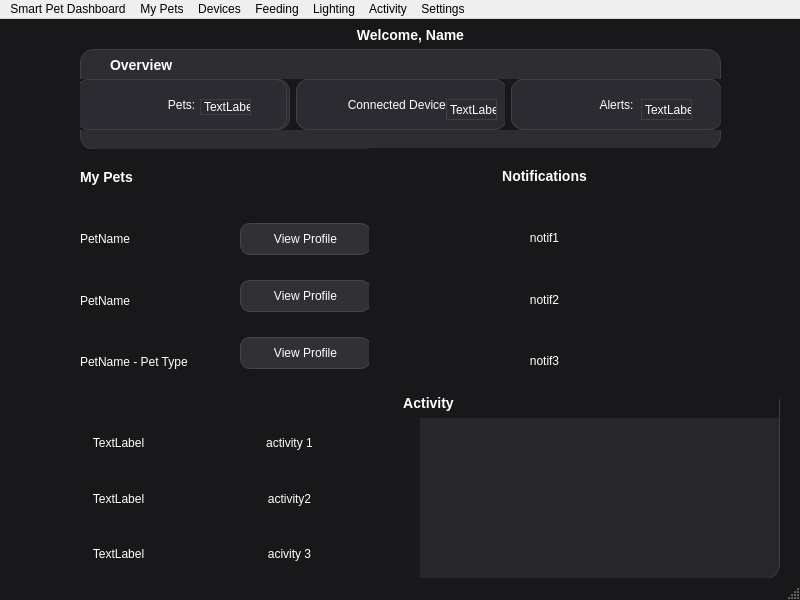
<?xml version="1.0" encoding="UTF-8"?>
<ui version="4.0">
 <class>MainWindow</class>
 <widget class="QMainWindow" name="MainWindow">
  <property name="geometry">
   <rect>
    <x>0</x>
    <y>0</y>
    <width>800</width>
    <height>600</height>
   </rect>
  </property>
  <property name="windowTitle">
   <string>MainWindow</string>
  </property>
  <property name="styleSheet">
   <string notr="true">QMainWindow {
    background-color: #18181b;
}</string>
  </property>
  <widget class="QWidget" name="centralwidget">
   <property name="styleSheet">
    <string notr="true">/* Main background */
QWidget {
    background-color: #18181b;
    color: white;
}

/* ALL cards base style */
QFrame {
    background-color: #27272a;
    border: 1px solid #3f3f46;
    border-radius: 14px;
}

QWidget {
    background-color: #18181b;
    color: white;
}

QFrame#overviewCard,
QFrame#petsCard,
QFrame#notificationsCard,
QFrame#activityCard {
    background-color: #27272a;
    border: 1px solid #3f3f46;
    border-radius: 14px;
}

/* Specific cards (optional tweaks) */
QFrame#overviewCard {
    background-color: #2d2d32;
}

QFrame#petsCard {
    background-color: #2a2a30;
}

QFrame#notificationsCard {
    background-color: #2a2a30;
}

QFrame#activityCard {
    background-color: #26262b;
}

QLabel {
    background: transparent;
    border: none;
    color: white;
}

/* Buttons */
QPushButton {
    background-color: #313135;
    color: white;
    border: 1px solid #45454d;
    border-radius: 10px;
    padding: 8px 12px;
}

QPushButton:hover {
    background-color: #3d3d44;
}</string>
   </property>
   <widget class="QWidget" name="horizontalLayoutWidget">
    <property name="geometry">
     <rect>
      <x>60</x>
      <y>0</y>
      <width>701</width>
      <height>31</height>
     </rect>
    </property>
    <layout class="QHBoxLayout" name="horizontalLayout">
     <item>
      <widget class="QLabel" name="label">
       <property name="styleSheet">
        <string notr="true">font-size: 14px;
font-weight: bold;
color: white;</string>
       </property>
       <property name="text">
        <string>Welcome, Name</string>
       </property>
       <property name="alignment">
        <set>Qt::AlignmentFlag::AlignCenter</set>
       </property>
      </widget>
     </item>
    </layout>
   </widget>
   <widget class="QFrame" name="overviewCard">
    <property name="geometry">
     <rect>
      <x>80</x>
      <y>30</y>
      <width>641</width>
      <height>101</height>
     </rect>
    </property>
    <property name="styleSheet">
     <string notr="true">QFrame#petsStatCard,
QFrame#devicesStatCard,
QFrame#alertsStatCard {
    background-color: #2b2b31;
    border: 1px solid #3f3f46;
    border-radius: 12px;
}</string>
    </property>
    <property name="frameShape">
     <enum>QFrame::Shape::StyledPanel</enum>
    </property>
    <property name="frameShadow">
     <enum>QFrame::Shadow::Raised</enum>
    </property>
    <widget class="QLabel" name="lblOverviewTitle">
     <property name="geometry">
      <rect>
       <x>30</x>
       <y>0</y>
       <width>111</width>
       <height>31</height>
      </rect>
     </property>
     <property name="styleSheet">
      <string notr="true">font-size: 14px;
font-weight: bold;</string>
     </property>
     <property name="text">
      <string>Overview</string>
     </property>
    </widget>
    <widget class="QWidget" name="horizontalLayoutWidget_2">
     <property name="geometry">
      <rect>
       <x>0</x>
       <y>30</y>
       <width>641</width>
       <height>51</height>
      </rect>
     </property>
     <layout class="QHBoxLayout" name="horizontalLayout_2">
      <item>
       <widget class="QFrame" name="petsStatCard">
        <property name="styleSheet">
         <string notr="true">    background-color: #2b2b31;
    border: 1px solid #3f3f46;
    border-radius: 12px;</string>
        </property>
        <property name="frameShape">
         <enum>QFrame::Shape::StyledPanel</enum>
        </property>
        <property name="frameShadow">
         <enum>QFrame::Shadow::Raised</enum>
        </property>
        <widget class="QLabel" name="lblPetsTitle">
         <property name="geometry">
          <rect>
           <x>-4</x>
           <y>0</y>
           <width>211</width>
           <height>51</height>
          </rect>
         </property>
         <property name="text">
          <string>Pets:</string>
         </property>
         <property name="alignment">
          <set>Qt::AlignmentFlag::AlignCenter</set>
         </property>
        </widget>
        <widget class="QLabel" name="lblPetsValue">
         <property name="geometry">
          <rect>
           <x>120</x>
           <y>20</y>
           <width>51</width>
           <height>16</height>
          </rect>
         </property>
         <property name="text">
          <string>TextLabel</string>
         </property>
        </widget>
       </widget>
      </item>
      <item>
       <widget class="QFrame" name="DevicesStatCard">
        <property name="styleSheet">
         <string notr="true">    background-color: #2b2b31;
    border: 1px solid #3f3f46;
    border-radius: 12px;</string>
        </property>
        <property name="frameShape">
         <enum>QFrame::Shape::StyledPanel</enum>
        </property>
        <property name="frameShadow">
         <enum>QFrame::Shadow::Raised</enum>
        </property>
        <widget class="QLabel" name="lblDevicesTitle">
         <property name="geometry">
          <rect>
           <x>0</x>
           <y>0</y>
           <width>211</width>
           <height>51</height>
          </rect>
         </property>
         <property name="text">
          <string>Connected Devices:</string>
         </property>
         <property name="alignment">
          <set>Qt::AlignmentFlag::AlignCenter</set>
         </property>
        </widget>
        <widget class="QLabel" name="lblDevicesValue">
         <property name="geometry">
          <rect>
           <x>150</x>
           <y>20</y>
           <width>51</width>
           <height>21</height>
          </rect>
         </property>
         <property name="text">
          <string>TextLabel</string>
         </property>
        </widget>
       </widget>
      </item>
      <item>
       <widget class="QFrame" name="alertsStatCard">
        <property name="styleSheet">
         <string notr="true">    background-color: #2b2b31;
    border: 1px solid #3f3f46;
    border-radius: 12px;</string>
        </property>
        <property name="frameShape">
         <enum>QFrame::Shape::StyledPanel</enum>
        </property>
        <property name="frameShadow">
         <enum>QFrame::Shadow::Raised</enum>
        </property>
        <widget class="QLabel" name="lblAlertsTitle">
         <property name="geometry">
          <rect>
           <x>0</x>
           <y>0</y>
           <width>211</width>
           <height>51</height>
          </rect>
         </property>
         <property name="text">
          <string>Alerts:</string>
         </property>
         <property name="alignment">
          <set>Qt::AlignmentFlag::AlignCenter</set>
         </property>
        </widget>
        <widget class="QLabel" name="lblAlertsValue">
         <property name="geometry">
          <rect>
           <x>130</x>
           <y>20</y>
           <width>51</width>
           <height>21</height>
          </rect>
         </property>
         <property name="text">
          <string>TextLabel</string>
         </property>
        </widget>
       </widget>
      </item>
     </layout>
    </widget>
   </widget>
   <widget class="QFrame" name="petsCard">
    <property name="geometry">
     <rect>
      <x>80</x>
      <y>130</y>
      <width>291</width>
      <height>241</height>
     </rect>
    </property>
    <property name="frameShape">
     <enum>QFrame::Shape::StyledPanel</enum>
    </property>
    <property name="frameShadow">
     <enum>QFrame::Shadow::Raised</enum>
    </property>
    <widget class="QWidget" name="verticalLayoutWidget">
     <property name="geometry">
      <rect>
       <x>0</x>
       <y>0</y>
       <width>161</width>
       <height>241</height>
      </rect>
     </property>
     <layout class="QVBoxLayout" name="verticalLayout">
      <item>
       <widget class="QLabel" name="lblMyPets">
        <property name="styleSheet">
         <string notr="true">font-size: 14px;
font-weight: bold;</string>
        </property>
        <property name="text">
         <string>My Pets</string>
        </property>
       </widget>
      </item>
      <item>
       <widget class="QLabel" name="pet1Label">
        <property name="text">
         <string>PetName </string>
        </property>
       </widget>
      </item>
      <item>
       <widget class="QLabel" name="pet2Label">
        <property name="text">
         <string>PetName</string>
        </property>
       </widget>
      </item>
      <item>
       <widget class="QLabel" name="pet3Label">
        <property name="text">
         <string>PetName - Pet Type</string>
        </property>
       </widget>
      </item>
     </layout>
    </widget>
    <widget class="QWidget" name="verticalLayoutWidget_2">
     <property name="geometry">
      <rect>
       <x>160</x>
       <y>0</y>
       <width>131</width>
       <height>241</height>
      </rect>
     </property>
     <layout class="QVBoxLayout" name="verticalLayout_2">
      <item>
       <widget class="QLabel" name="lblStatus">
        <property name="maximumSize">
         <size>
          <width>16777215</width>
          <height>30</height>
         </size>
        </property>
        <property name="text">
         <string/>
        </property>
        <property name="alignment">
         <set>Qt::AlignmentFlag::AlignCenter</set>
        </property>
       </widget>
      </item>
      <item>
       <widget class="QPushButton" name="btnViewPet1">
        <property name="text">
         <string>View Profile</string>
        </property>
       </widget>
      </item>
      <item>
       <widget class="QPushButton" name="btnViewPet2">
        <property name="text">
         <string>View Profile</string>
        </property>
       </widget>
      </item>
      <item>
       <widget class="QPushButton" name="btnViewPet3">
        <property name="text">
         <string>View Profile</string>
        </property>
       </widget>
      </item>
     </layout>
    </widget>
   </widget>
   <widget class="QFrame" name="notificationsCard">
    <property name="geometry">
     <rect>
      <x>369</x>
      <y>129</y>
      <width>351</width>
      <height>241</height>
     </rect>
    </property>
    <property name="frameShape">
     <enum>QFrame::Shape::StyledPanel</enum>
    </property>
    <property name="frameShadow">
     <enum>QFrame::Shadow::Raised</enum>
    </property>
    <widget class="QWidget" name="verticalLayoutWidget_3">
     <property name="geometry">
      <rect>
       <x>0</x>
       <y>0</y>
       <width>351</width>
       <height>241</height>
      </rect>
     </property>
     <layout class="QVBoxLayout" name="verticalLayout_3">
      <item>
       <widget class="QLabel" name="lblNotifications">
        <property name="styleSheet">
         <string notr="true">font-size: 14px;
font-weight: bold;</string>
        </property>
        <property name="text">
         <string>Notifications</string>
        </property>
        <property name="alignment">
         <set>Qt::AlignmentFlag::AlignCenter</set>
        </property>
       </widget>
      </item>
      <item>
       <widget class="QLabel" name="notif1Label">
        <property name="text">
         <string>notif1</string>
        </property>
        <property name="alignment">
         <set>Qt::AlignmentFlag::AlignCenter</set>
        </property>
       </widget>
      </item>
      <item>
       <widget class="QLabel" name="notif2Label">
        <property name="text">
         <string>notif2</string>
        </property>
        <property name="alignment">
         <set>Qt::AlignmentFlag::AlignCenter</set>
        </property>
       </widget>
      </item>
      <item>
       <widget class="QLabel" name="notif3Label">
        <property name="text">
         <string>notif3</string>
        </property>
        <property name="alignment">
         <set>Qt::AlignmentFlag::AlignCenter</set>
        </property>
       </widget>
      </item>
     </layout>
    </widget>
   </widget>
   <widget class="QFrame" name="activityCard">
    <property name="geometry">
     <rect>
      <x>79</x>
      <y>369</y>
      <width>701</width>
      <height>191</height>
     </rect>
    </property>
    <property name="frameShape">
     <enum>QFrame::Shape::StyledPanel</enum>
    </property>
    <property name="frameShadow">
     <enum>QFrame::Shadow::Raised</enum>
    </property>
    <widget class="QWidget" name="verticalLayoutWidget_4">
     <property name="geometry">
      <rect>
       <x>-1</x>
       <y>-1</y>
       <width>701</width>
       <height>31</height>
      </rect>
     </property>
     <layout class="QVBoxLayout" name="verticalLayout_4">
      <item>
       <widget class="QLabel" name="lblAcivity">
        <property name="styleSheet">
         <string notr="true">font-size: 14px;
font-weight: bold;</string>
        </property>
        <property name="text">
         <string>Activity</string>
        </property>
        <property name="alignment">
         <set>Qt::AlignmentFlag::AlignCenter</set>
        </property>
       </widget>
      </item>
     </layout>
    </widget>
    <widget class="QWidget" name="verticalLayoutWidget_5">
     <property name="geometry">
      <rect>
       <x>-1</x>
       <y>30</y>
       <width>81</width>
       <height>161</height>
      </rect>
     </property>
     <layout class="QVBoxLayout" name="verticalLayout_5">
      <item>
       <widget class="QLabel" name="activity1Type">
        <property name="text">
         <string>TextLabel</string>
        </property>
        <property name="alignment">
         <set>Qt::AlignmentFlag::AlignCenter</set>
        </property>
       </widget>
      </item>
      <item>
       <widget class="QLabel" name="activity2Type">
        <property name="text">
         <string>TextLabel</string>
        </property>
        <property name="alignment">
         <set>Qt::AlignmentFlag::AlignCenter</set>
        </property>
       </widget>
      </item>
      <item>
       <widget class="QLabel" name="activity3Type">
        <property name="text">
         <string>TextLabel</string>
        </property>
        <property name="alignment">
         <set>Qt::AlignmentFlag::AlignCenter</set>
        </property>
       </widget>
      </item>
     </layout>
    </widget>
    <widget class="QWidget" name="verticalLayoutWidget_6">
     <property name="geometry">
      <rect>
       <x>80</x>
       <y>30</y>
       <width>261</width>
       <height>161</height>
      </rect>
     </property>
     <layout class="QVBoxLayout" name="verticalLayout_6">
      <item>
       <widget class="QLabel" name="activity1Text">
        <property name="text">
         <string>activity 1</string>
        </property>
        <property name="alignment">
         <set>Qt::AlignmentFlag::AlignCenter</set>
        </property>
       </widget>
      </item>
      <item>
       <widget class="QLabel" name="activity2Text">
        <property name="text">
         <string>activity2</string>
        </property>
        <property name="alignment">
         <set>Qt::AlignmentFlag::AlignCenter</set>
        </property>
       </widget>
      </item>
      <item>
       <widget class="QLabel" name="activity3Text">
        <property name="text">
         <string>acivity 3</string>
        </property>
        <property name="alignment">
         <set>Qt::AlignmentFlag::AlignCenter</set>
        </property>
       </widget>
      </item>
     </layout>
    </widget>
   </widget>
  </widget>
  <widget class="QMenuBar" name="menubar">
   <property name="geometry">
    <rect>
     <x>0</x>
     <y>0</y>
     <width>800</width>
     <height>17</height>
    </rect>
   </property>
   <widget class="QMenu" name="menuSmart_Pet_Dashboard">
    <property name="title">
     <string>Smart Pet Dashboard</string>
    </property>
    <addaction name="separator"/>
   </widget>
   <widget class="QMenu" name="menuSettings">
    <property name="title">
     <string>My Pets</string>
    </property>
   </widget>
   <widget class="QMenu" name="menuDevices">
    <property name="title">
     <string>Devices</string>
    </property>
   </widget>
   <widget class="QMenu" name="menuFeeding">
    <property name="title">
     <string>Feeding</string>
    </property>
   </widget>
   <widget class="QMenu" name="menuLighting">
    <property name="title">
     <string>Lighting</string>
    </property>
   </widget>
   <widget class="QMenu" name="menuActivity">
    <property name="title">
     <string>Activity</string>
    </property>
   </widget>
   <widget class="QMenu" name="menuSettings_2">
    <property name="title">
     <string>Settings</string>
    </property>
   </widget>
   <addaction name="menuSmart_Pet_Dashboard"/>
   <addaction name="menuSettings"/>
   <addaction name="menuDevices"/>
   <addaction name="menuFeeding"/>
   <addaction name="menuLighting"/>
   <addaction name="menuActivity"/>
   <addaction name="menuSettings_2"/>
  </widget>
  <widget class="QStatusBar" name="statusbar"/>
 </widget>
 <resources/>
 <connections/>
</ui>
